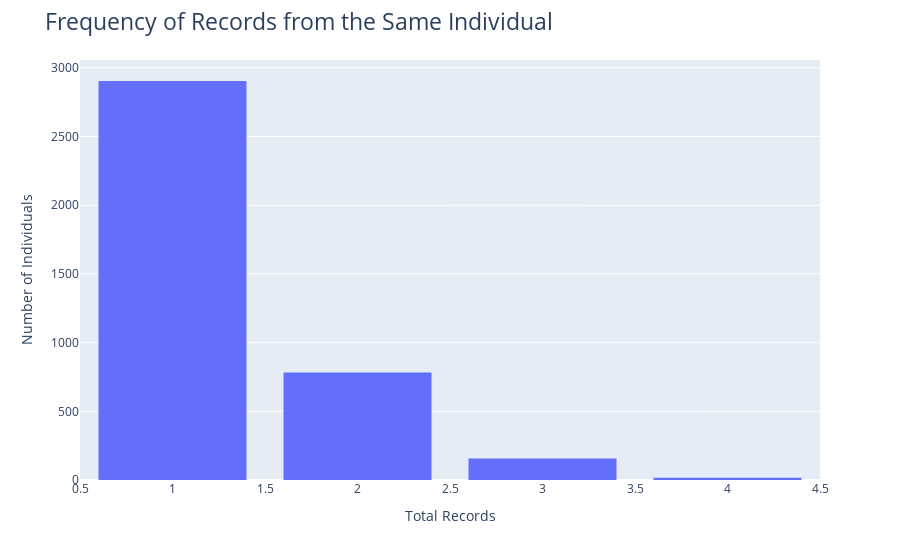

The notebook cell saved with this chart:
### Code cell
# create a dataframe summarizing the number of records from each individual
num_records = sleep_duration_prod["Person_ID"].value_counts().reset_index()
# create a histogram to show the frequency of number of records from an individual
fig = px.histogram(num_records,
                   x = "count")

# update formatting
fig.update_layout(bargap = 0.2,
                  title_text = "Frequency of Records from the Same Individual",
                  title_font_size = 23,
                  xaxis_title = "Total Records",
                  yaxis_title = "Number of Individuals")
                  
# show figure 
fig.show()

### Figure 1 — Plotly figure (JSON) as saved in the notebook; plotly's stock layout.template omitted (floating-point values rounded to 4 significant figures; data arrays with more than 128 entries replaced by an {"elided": "..."} marker saying what was removed)
{"data": [{"alignmentgroup": "True", "bingroup": "x", "hovertemplate": "count=%{y}<extra></extra>", "legendgroup": "", "marker": {"color": "#636efa", "pattern": {"shape": ""}}, "name": "", "offsetgroup": "", "orientation": "v", "showlegend": false, "type": "histogram", "x": {"elided": "3858 int values"}, "xaxis": "x", "yaxis": "y"}], "layout": {"autosize": true, "bargap": 0.2, "barmode": "relative", "legend": {"tracegroupgap": 0}, "margin": {"t": 60}, "title": {"font": {"size": 23}, "text": "Frequency of Records from the Same Individual"}, "xaxis": {"anchor": "y", "autorange": true, "domain": [0, 1], "range": [0.5, 4.5], "title": {"text": "Total Records"}, "type": "linear"}, "yaxis": {"anchor": "x", "autorange": true, "domain": [0, 1], "range": [0, 3057.0], "title": {"text": "Number of Individuals"}}}}
